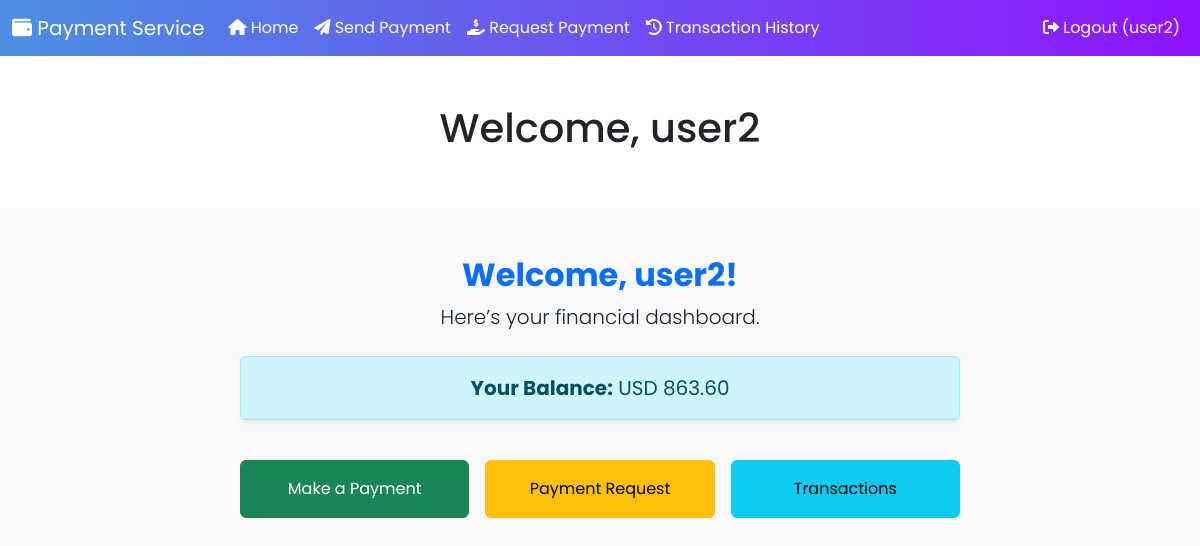
/webapps2025/ (signed in), run on the app's committed database.
### register/models.py (models this page shows, shortened)
class User(AbstractUser):
    email = models.EmailField(unique=True)
    first_name = models.CharField(max_length=50)
    last_name = models.CharField(max_length=50)
    currency = models.CharField(max_length=3, choices=[('GBP', 'GB Pounds'), ('USD', 'US Dollars'), ('EUR', 'Euros')], default='GBP')
    balance = models.DecimalField(max_digits=10, decimal_places=2, default=750.00)

### payapp/views.py (the view)
# urls.py: path('', views.home, name='home'),
@login_required
def home(request):
    return render(request, 'payapp/home.html')

### templates/payapp/home.html (shortened to what this page needs)
{% extends 'base.html' %}
{% block content %}
<div class="container mt-5">
    <div class="row justify-content-center">
        <div class="col-md-8 text-center">
            <div class="mb-4">
                <h2 class="fw-bold text-primary">Welcome, {{ user.username }}!</h2>
                <p class="lead">Here’s your financial dashboard.</p>
            </div>
            <div class="alert alert-info shadow-sm fs-5">
                <strong>Your Balance:</strong> {{ user.currency }} {{ user.balance }}
            </div>
            <div class="row mt-4 g-3 justify-content-center">
                <div class="col-12 col-md-4">
                    <a href="{% url 'payapp:pay' %}" class="btn btn-success w-100 py-3">
                        Make a Payment
                    </a>
                </div>
                <div class="col-12 col-md-4">
                    <a href="{% url 'payapp:request' %}" class="btn btn-warning w-100 py-3">
                        Payment Request
                    </a>
                </div>
                <div class="col-12 col-md-4">
                    <a href="{% url 'payapp:transactions' %}" class="btn btn-info w-100 py-3">
                        Transactions
                    </a>
                </div>
            </div>
        </div>
    </div>
</div>
{% endblock %}

### templates/base.html (shortened to what this page needs)
<!DOCTYPE html>
<html lang="en">
<head>
    <link href="https://cdn.jsdelivr.net/npm/bootstrap@5.3.0/dist/css/bootstrap.min.css" rel="stylesheet">
    <link href="https://cdnjs.cloudflare.com/ajax/libs/font-awesome/6.0.0-beta3/css/all.min.css" rel="stylesheet">
</head>
<body>
    <nav class="navbar navbar-expand-lg">
        <div class="container-fluid">
            <a class="navbar-brand" href="{% url 'payapp:home' %}"><i class="fas fa-wallet"></i> Payment Service</a>
            <div class="collapse navbar-collapse" id="navbarNav">
                <ul class="navbar-nav me-auto">
                    <li class="nav-item">
                        <a class="nav-link" href="{% url 'payapp:home' %}"><i class="fas fa-home"></i> Home</a>
                    </li>
                    <li class="nav-item">
                        <a class="nav-link" href="{% url 'payapp:pay' %}"><i class="fas fa-paper-plane"></i> Send Payment</a>
                    </li>
                    <li class="nav-item">
                        <a class="nav-link" href="{% url 'payapp:request' %}"><i class="fas fa-hand-holding-usd"></i> Request Payment</a>
                    </li>
                    <li class="nav-item">
                        <a class="nav-link" href="{% url 'payapp:transaction_history' %}"><i class="fas fa-history"></i> Transaction History</a>
                    </li>
                </ul>
                <ul class="navbar-nav ms-auto">
                    {% if user.is_authenticated %}
                        <li class="nav-item">
                            <a class="nav-link" href="{% url 'register:logout' %}"><i class="fas fa-sign-out-alt"></i> Logout ({{ user.username }})</a>
                        </li>
                    {% endif %}
                </ul>
            </div>
        </div>
    </nav>
    <div class="py-5 text-center bg-white">
        {% if user.is_authenticated %}
            <h1>Welcome, {{ user.username }}</h1>
        {% else %}
            <h1>Welcome</h1>
        {% endif %}
    </div>
    <div class="container mt-4">
        {% block content %}
        {% endblock %}
    </div>
</body>
</html>

### templates/base.html (style rules this page uses)
body { font-family: 'Poppins', sans-serif; background-color: #f8f9fa; }
.navbar { background: linear-gradient(90deg, #4a90e2, #9013fe); }
.navbar-brand, .nav-link { color: #fff !important; }

### data on the page
User: username "user2", currency "USD", balance "863.60"
